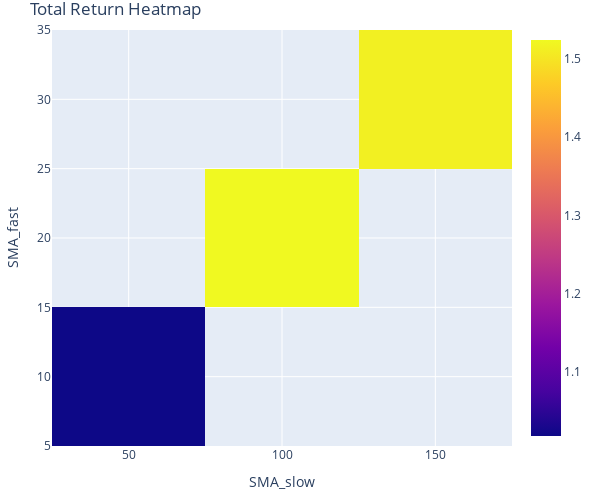

The notebook cell this image was saved under:
### Code cell
#Heatmap
fig =returns.vbt.heatmap(
    x_level = "SMA_slow",
    y_level = "SMA_fast",
    title='Total Return Heatmap: SMA',
    width=600,
    height=500
)
fig.show()

### Figure 1 — Plotly figure (JSON) as saved in the notebook; plotly's stock layout.template omitted (floating-point values rounded to 4 significant figures)
{"data": [{"colorscale": [[0, "#0d0887"], [0.1111, "#46039f"], [0.2222, "#7201a8"], [0.3333, "#9c179e"], [0.4444, "#bd3786"], [0.5556, "#d8576b"], [0.6667, "#ed7953"], [0.7778, "#fb9f3a"], [0.8889, "#fdca26"], [1, "#f0f921"]], "hoverongaps": false, "hovertemplate": "SMA_slow: %{x}<br>SMA_fast: %{y}<br>value: %{z}<extra></extra>", "type": "heatmap", "uid": "cb8dd821-2b18-49cf-a129-72b09d730b2d", "x": [50, 100, 150], "y": [10, 20, 30], "z": [[1.018, NaN, NaN], [NaN, 1.524, NaN], [NaN, NaN, 1.514]]}], "layout": {"height": 500, "legend": {"orientation": "h", "traceorder": "normal", "x": 1, "xanchor": "right", "y": 1.02, "yanchor": "bottom"}, "margin": {"b": 30, "l": 30, "r": 30, "t": 30}, "title": {"text": "Total Return Heatmap"}, "width": 600, "xaxis": {"title": {"text": "SMA_slow"}}, "yaxis": {"title": {"text": "SMA_fast"}}}}
